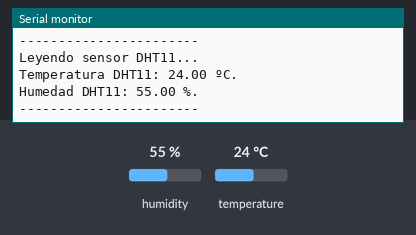
Simulated run of this sketch. Board: Arduino Uno, built with avr-gcc and run on an emulated ATmega328P. Shown: the last lines printed to the serial monitor. The inputs (shaded band) are chosen by the test bench; at power-on: humidity 55 %, temperature 24 °C.

Above: at 4.8 s.
4.9 s: humidity set to 22 %
At 7.5 s:
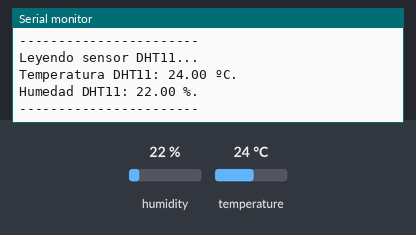
7.9 s: temperature set to 12 °C
At 9.6 s:
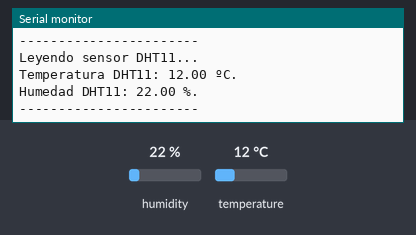
10.9 s: humidity set to 40 %
At 13.4 s:
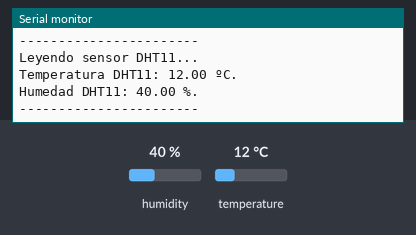
Timing chart, 0 to 14.9 s (numbered marks = the images above; inputs shaded):
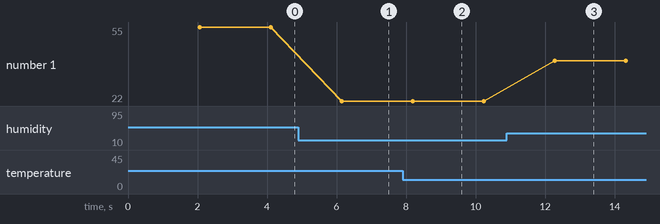

Measured:
- after the input at 4.9 s, the serial monitor: prints a new line after 1.2 s (image 1)
- after the input at 7.9 s, the serial monitor: prints a new line after 0.25 s (image 2)
- after the input at 10.9 s, the serial monitor: prints a new line after 1.4 s (image 3)
- plotted number 1: 55 → 22 after the input at 4.9 s, 22 → 40 after the input at 10.9 s

The sketch:

TestSensor.ino
```cpp
#include "DHT.h"

#define pin1 18

DHT dht1(pin1, DHT11);    //El azul.

void setup() {
  Serial.begin(9600);
  Serial.println("Test de sensores:");

  dht1.begin();
}

void loop() {
  delay(2000);
  leerdht1();
}

void leerdht1() {
  Serial.println("Leyendo sensor DHT11...");

  float t1 = dht1.readTemperature();
  float h1 = dht1.readHumidity();

  while (isnan(t1) || isnan(h1)){
    Serial.println("Lectura fallida en el sensor DHT11, repitiendo lectura...");
    delay(2000);
    t1 = dht1.readTemperature();
    h1 = dht1.readHumidity();
  }

  Serial.print("Temperatura DHT11: ");
  Serial.print(t1);
  Serial.println(" ºC.");

  Serial.print("Humedad DHT11: ");
  Serial.print(h1);
  Serial.println(" %.");

  Serial.println("-----------------------");
}
```
